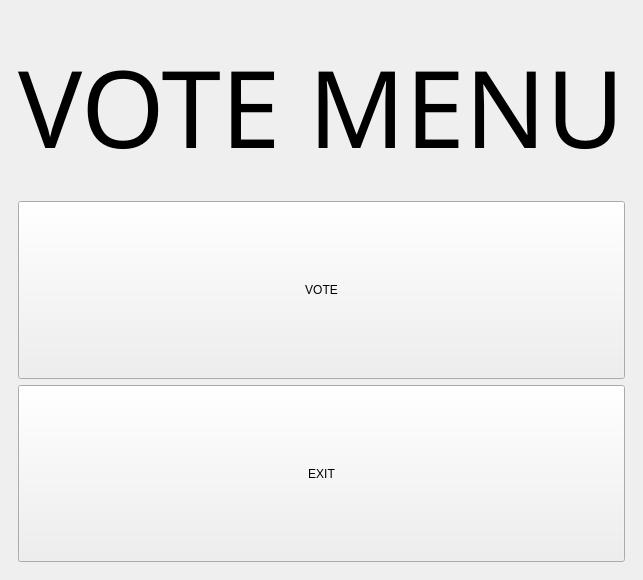
<?xml version="1.0" encoding="UTF-8"?>
<ui version="4.0">
 <class>MainWindow</class>
 <widget class="QMainWindow" name="MainWindow">
  <property name="geometry">
   <rect>
    <x>0</x>
    <y>0</y>
    <width>497</width>
    <height>580</height>
   </rect>
  </property>
  <property name="windowTitle">
   <string>MainWindow</string>
  </property>
  <widget class="QWidget" name="centralwidget">
   <layout class="QGridLayout" name="gridLayout_2">
    <item row="0" column="0">
     <widget class="QStackedWidget" name="stackedWidget">
      <property name="sizePolicy">
       <sizepolicy hsizetype="Expanding" vsizetype="Expanding">
        <horstretch>0</horstretch>
        <verstretch>0</verstretch>
       </sizepolicy>
      </property>
      <property name="currentIndex">
       <number>0</number>
      </property>
      <widget class="QWidget" name="page">
       <layout class="QGridLayout" name="gridLayout">
        <item row="4" column="0">
         <widget class="QPushButton" name="pushButton_vote">
          <property name="sizePolicy">
           <sizepolicy hsizetype="Expanding" vsizetype="Expanding">
            <horstretch>0</horstretch>
            <verstretch>0</verstretch>
           </sizepolicy>
          </property>
          <property name="text">
           <string>VOTE</string>
          </property>
         </widget>
        </item>
        <item row="5" column="0">
         <widget class="QPushButton" name="pushButton_exit">
          <property name="sizePolicy">
           <sizepolicy hsizetype="Expanding" vsizetype="Expanding">
            <horstretch>0</horstretch>
            <verstretch>0</verstretch>
           </sizepolicy>
          </property>
          <property name="text">
           <string>EXIT</string>
          </property>
         </widget>
        </item>
        <item row="3" column="0">
         <widget class="QLabel" name="vote_menu_title">
          <property name="sizePolicy">
           <sizepolicy hsizetype="Expanding" vsizetype="Expanding">
            <horstretch>0</horstretch>
            <verstretch>0</verstretch>
           </sizepolicy>
          </property>
          <property name="font">
           <font>
            <family>Apple LiSung</family>
            <pointsize>80</pointsize>
           </font>
          </property>
          <property name="text">
           <string>VOTE MENU</string>
          </property>
         </widget>
        </item>
       </layout>
      </widget>
      <widget class="QWidget" name="page_1">
       <layout class="QGridLayout" name="gridLayout_3">
        <item row="3" column="0" colspan="3">
         <widget class="QPushButton" name="pushButton_submit">
          <property name="sizePolicy">
           <sizepolicy hsizetype="Expanding" vsizetype="Expanding">
            <horstretch>0</horstretch>
            <verstretch>0</verstretch>
           </sizepolicy>
          </property>
          <property name="font">
           <font>
            <pointsize>20</pointsize>
           </font>
          </property>
          <property name="text">
           <string>SUBMIT VOTE</string>
          </property>
          <property name="iconSize">
           <size>
            <width>16</width>
            <height>16</height>
           </size>
          </property>
         </widget>
        </item>
        <item row="2" column="0">
         <widget class="QLabel" name="candidate_title">
          <property name="sizePolicy">
           <sizepolicy hsizetype="Expanding" vsizetype="Expanding">
            <horstretch>0</horstretch>
            <verstretch>0</verstretch>
           </sizepolicy>
          </property>
          <property name="font">
           <font>
            <family>Apple LiSung</family>
            <pointsize>25</pointsize>
            <weight>50</weight>
            <bold>false</bold>
           </font>
          </property>
          <property name="text">
           <string>CANDIDATES</string>
          </property>
         </widget>
        </item>
        <item row="2" column="2">
         <widget class="QRadioButton" name="john_button">
          <property name="sizePolicy">
           <sizepolicy hsizetype="Expanding" vsizetype="Expanding">
            <horstretch>0</horstretch>
            <verstretch>0</verstretch>
           </sizepolicy>
          </property>
          <property name="font">
           <font>
            <pointsize>20</pointsize>
           </font>
          </property>
          <property name="text">
           <string>JOHN</string>
          </property>
          <property name="iconSize">
           <size>
            <width>20</width>
            <height>20</height>
           </size>
          </property>
         </widget>
        </item>
        <item row="0" column="0">
         <widget class="QLabel" name="user_id">
          <property name="sizePolicy">
           <sizepolicy hsizetype="Expanding" vsizetype="Expanding">
            <horstretch>0</horstretch>
            <verstretch>0</verstretch>
           </sizepolicy>
          </property>
          <property name="font">
           <font>
            <family>Apple LiSung</family>
            <pointsize>25</pointsize>
           </font>
          </property>
          <property name="text">
           <string>USER ID</string>
          </property>
         </widget>
        </item>
        <item row="2" column="1">
         <widget class="QRadioButton" name="jane_button">
          <property name="sizePolicy">
           <sizepolicy hsizetype="Expanding" vsizetype="Expanding">
            <horstretch>0</horstretch>
            <verstretch>0</verstretch>
           </sizepolicy>
          </property>
          <property name="font">
           <font>
            <pointsize>20</pointsize>
           </font>
          </property>
          <property name="text">
           <string>JANE</string>
          </property>
          <property name="iconSize">
           <size>
            <width>20</width>
            <height>20</height>
           </size>
          </property>
          <property name="checkable">
           <bool>true</bool>
          </property>
          <property name="checked">
           <bool>false</bool>
          </property>
          <property name="autoRepeat">
           <bool>false</bool>
          </property>
         </widget>
        </item>
        <item row="0" column="1" colspan="2">
         <widget class="QLineEdit" name="id_input">
          <property name="sizePolicy">
           <sizepolicy hsizetype="Expanding" vsizetype="Maximum">
            <horstretch>0</horstretch>
            <verstretch>0</verstretch>
           </sizepolicy>
          </property>
         </widget>
        </item>
       </layout>
      </widget>
      <widget class="QWidget" name="page_2">
       <layout class="QGridLayout" name="gridLayout_4">
        <item row="1" column="0">
         <widget class="QLabel" name="voter_id_label">
          <property name="sizePolicy">
           <sizepolicy hsizetype="Expanding" vsizetype="Expanding">
            <horstretch>0</horstretch>
            <verstretch>0</verstretch>
           </sizepolicy>
          </property>
          <property name="font">
           <font>
            <pointsize>25</pointsize>
           </font>
          </property>
          <property name="text">
           <string>VOTER ID</string>
          </property>
         </widget>
        </item>
        <item row="2" column="0" colspan="3">
         <widget class="QListView" name="votes_view">
          <property name="font">
           <font>
            <pointsize>12</pointsize>
           </font>
          </property>
         </widget>
        </item>
        <item row="0" column="1">
         <widget class="QLabel" name="votes_title">
          <property name="sizePolicy">
           <sizepolicy hsizetype="Fixed" vsizetype="Expanding">
            <horstretch>0</horstretch>
            <verstretch>0</verstretch>
           </sizepolicy>
          </property>
          <property name="font">
           <font>
            <family>Apple LiSung</family>
            <pointsize>50</pointsize>
           </font>
          </property>
          <property name="text">
           <string>VOTES</string>
          </property>
         </widget>
        </item>
        <item row="1" column="2">
         <widget class="QLabel" name="candidate_label">
          <property name="sizePolicy">
           <sizepolicy hsizetype="Expanding" vsizetype="Expanding">
            <horstretch>0</horstretch>
            <verstretch>0</verstretch>
           </sizepolicy>
          </property>
          <property name="maximumSize">
           <size>
            <width>16777215</width>
            <height>16777213</height>
           </size>
          </property>
          <property name="baseSize">
           <size>
            <width>0</width>
            <height>0</height>
           </size>
          </property>
          <property name="font">
           <font>
            <pointsize>25</pointsize>
           </font>
          </property>
          <property name="text">
           <string>CANDIDATE</string>
          </property>
         </widget>
        </item>
       </layout>
      </widget>
     </widget>
    </item>
   </layout>
  </widget>
 </widget>
 <resources/>
 <connections/>
</ui>
